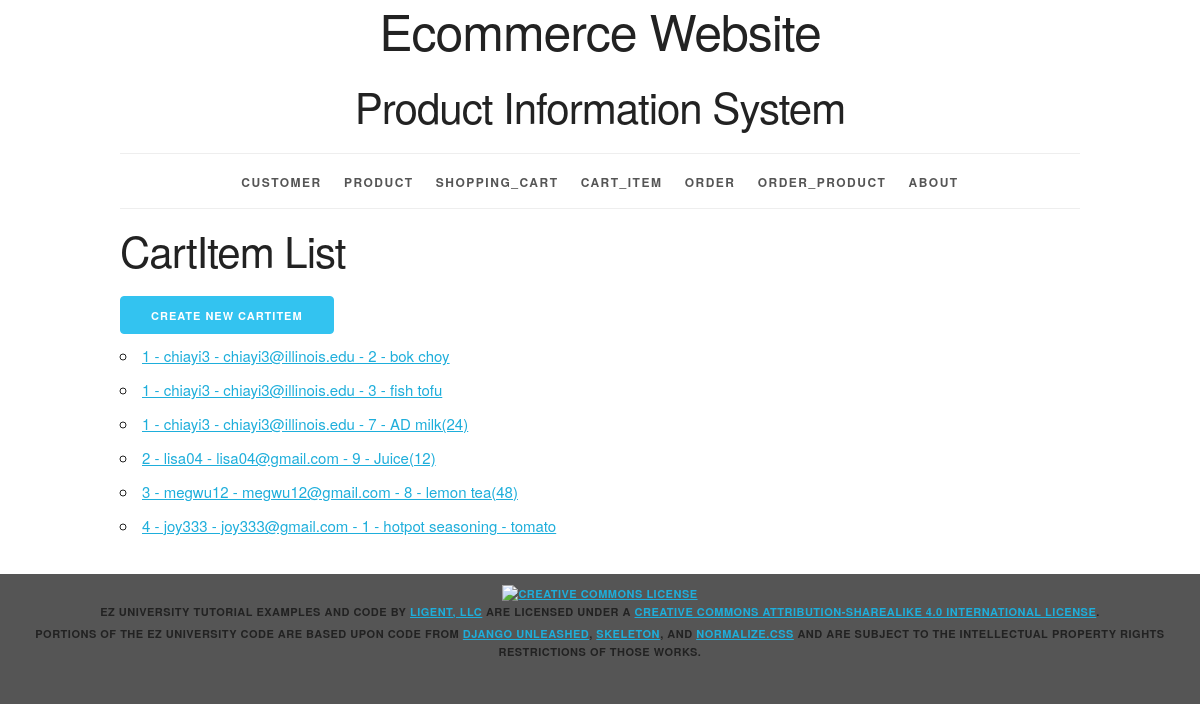
The page /cartitem/ on the database as committed earlier.
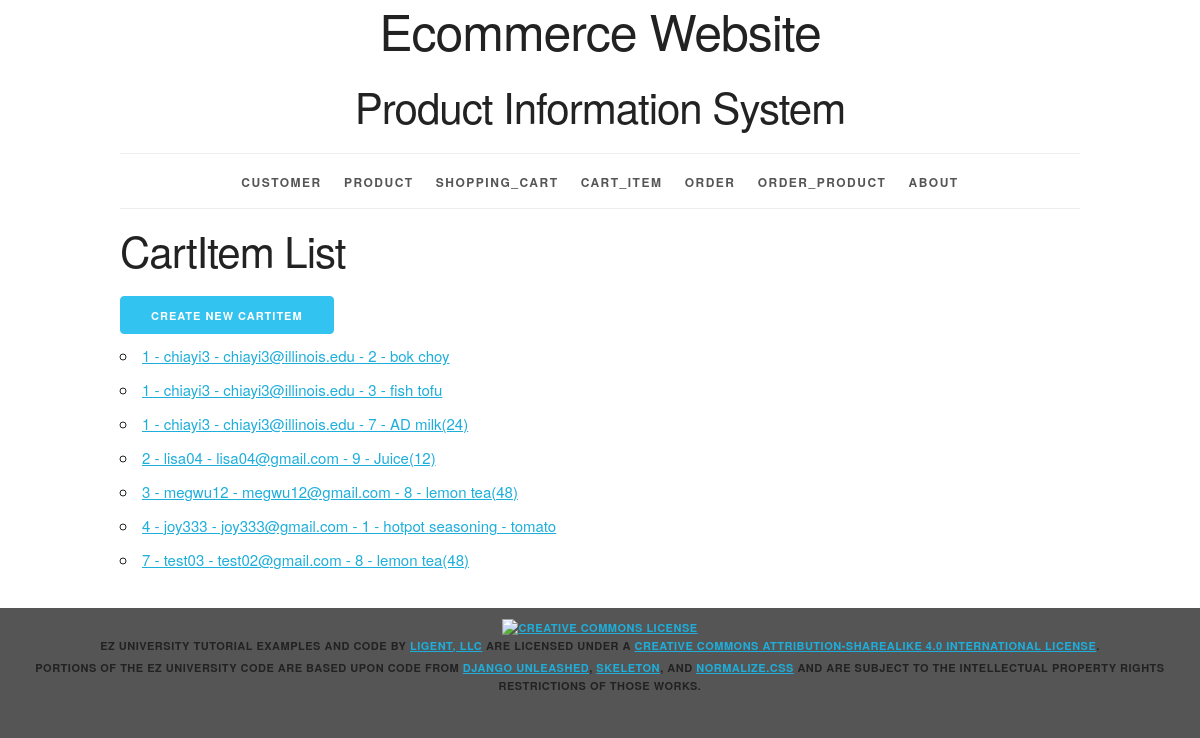
The same page on the database as committed later.
### productinfo/models.py (models this page shows, shortened)
class Cart_Item(models.Model):
	ci_id = models.AutoField(primary_key=True)
	quantity = models.IntegerField()
	cart_id = models.ForeignKey(Shopping_Cart, related_name='cart_items', on_delete=models.PROTECT)
	product_id = models.ForeignKey(Product, related_name='cart_items', on_delete=models.PROTECT)
	def __str__(self):
		return f'{self.cart_id} - {self.product_id}'
	def get_absolute_url(self):
		return reverse('productinfo_cartitem_detail_urlpattern',
					   kwargs={'pk':self.pk}
					   )
	class Meta:
		ordering = ['cart_id', 'product_id']
		constraints = [
			UniqueConstraint(fields=['cart_id', 'product_id'], name='unique_cartitem')
		]

class Shopping_Cart(models.Model):
	cart_id = models.AutoField(primary_key=True)
	total_price = models.FloatField()
	customer_id = models.ForeignKey(Customer, related_name='shopping_carts', on_delete=models.PROTECT)
	sm_id = models.ForeignKey(Shipping_Method, related_name='shopping_carts', on_delete=models.PROTECT)
	pm_id = models.ForeignKey(Payment_Method, related_name='shopping_carts', on_delete=models.PROTECT)
	def __str__(self):
		return f'{self.cart_id} - {self.customer_id}'
	class Meta:
		ordering = ['cart_id']
		constraints = [
			UniqueConstraint(fields=['customer_id'], name='unique_shoppingcart')
		]

class Customer(models.Model):
	customer_id = models.AutoField(primary_key=True)
	first_name = models.CharField(max_length=45)
	last_name = models.CharField(max_length=45)
	disambiguator = models.CharField(max_length=45, blank=True, default='')
	username = models.CharField(max_length=45)
	password = models.CharField(max_length=45)
	email = models.CharField(max_length=225)
	sm_id = models.ForeignKey(Shipping_Method, related_name='customers', on_delete=models.PROTECT)
	pm_id = models.ForeignKey(Payment_Method, related_name='customers', on_delete=models.PROTECT)
	def __str__(self):
		return f'{self.username} - {self.email}'
	class Meta:
		ordering = ['customer_id']
		constraints = [
			UniqueConstraint(fields=['username', 'email', 'disambiguator'], name='unique_customer')
		]

class Product(models.Model):
	product_id = models.AutoField(primary_key=True)
	product_name = models.CharField(max_length=225, unique=True)
	product_price = models.FloatField()
	stock_num = models.IntegerField()
	category_id = models.ForeignKey(Category, related_name='products', on_delete=models.PROTECT)
	def __str__(self):
		return f'{self.product_id} - {self.product_name}'
	class Meta:
		ordering = ['product_id']
		constraints = [
			UniqueConstraint(fields=['product_name'], name='unique_product')
		]

### productinfo/views.py (the view)
class CartItemList(ListView):
	model = Cart_Item

### productinfo/templates/productinfo/cart_item_list.html (shortened to what this page needs)
{% extends 'productinfo/base.html' %}
{% block content %}
    <h2>CartItem List</h2>
    <div>
    <a href="{% url 'productinfo_cartitem_create_urlpattern' %}" class="button button-primary">
        Create New CartItem
    </a>
    </div>
    <ul>
        {% for cartitem in cart_item_list %}
        <li>
            <a href="{{ cartitem.get_absolute_url }}">{{ cartitem }}</a>
        </li>
        {% empty %}
        <li><em>There are currently no items in the shopping cart available.</em></li>
        {% endfor %}
    </ul>
{% endblock %}

Rows that differ between the two databases and show on the page:
added Cart_Item: cart_id+product_id "7 - test03 - test02@gmail.com - 8 - lemon tea(48)"
